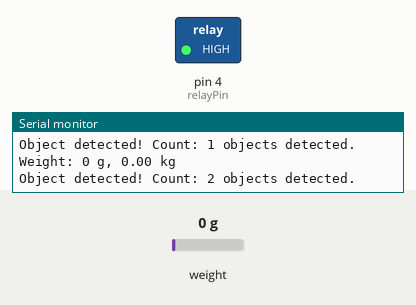
Recording of a sketch running on a simulated Arduino Uno, built with avr-gcc and run on an emulated ATmega328P. Shown: switched loads named in the sketch (green lamp = pin HIGH), the last lines printed to the serial monitor. The test bench sets the inputs (shaded band); at power-on: weight on the scale 0 g.

Above: at 3.3 s.
3.4 s: weight on the scale set to 912 g
5.5 s: weight on the scale set to 1032 g
At 5.8 s:
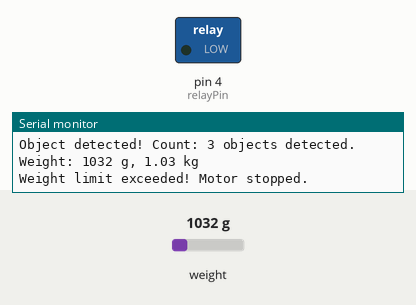
8.5 s: weight on the scale set to 100 g
At 9.3 s:
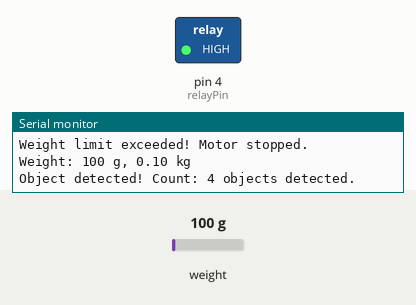
10.6 s: weight on the scale set to 1250 g
At 12.9 s:
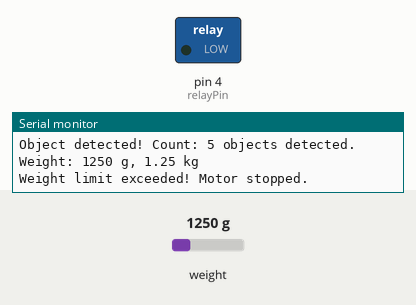
Timing chart, 0 to 14.0 s (numbered marks = the images above; inputs shaded):
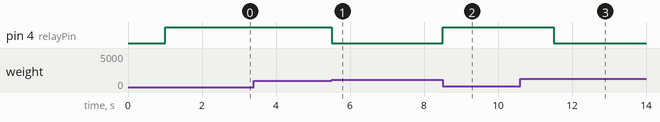

The sketch:

FULL.ino
```cpp
#include "HX711.h"

// HX711 circuit wiring
const int LOADCELL_DOUT_PIN = 2;  // พินสำหรับ HX711 DOUT
const int LOADCELL_SCK_PIN = 3;   // พินสำหรับ HX711 SCK
const int relayPin = 4;           // พินควบคุมรีเลย์

HX711 scale;

// Calibration factor for the scale
float calibrationFactor = 2280.0; // ปรับให้เหมาะสมตามน้ำหนักที่ทราบ

// E18-D80NK sensor pin
const int sensorPin = 2;          // เปลี่ยนพินสำหรับเซ็นเซอร์ E18-D80NK
int statusVal = 0;
int count = 0;                    // ตัวแปรนับจำนวนวัตถุที่พบ
const float thresholdWeight = 1000.0; // น้ำหนักที่กำหนด (กรัม)

void setup() {
  Serial.begin(57600);
  scale.begin(LOADCELL_DOUT_PIN, LOADCELL_SCK_PIN);
  pinMode(sensorPin, INPUT);      // ตั้งค่าเซ็นเซอร์เป็น Input
  pinMode(relayPin, OUTPUT);      // ตั้งค่ารีเลย์เป็น Output
  digitalWrite(relayPin, LOW);    // ปิดมอเตอร์เริ่มต้น
}

void loop() {
  // การอ่านน้ำหนัก
  if (scale.is_ready()) {
    scale.set_scale(calibrationFactor); // ตั้งค่าปรับเทียบ
    long reading = scale.get_units(10); // อ่านค่าเฉลี่ย 10 ครั้ง
    Serial.print("Weight: ");
    Serial.print(reading);
    Serial.print(" g, ");

    // แปลงน้ำหนักเป็นกิโลกรัม
    float weightInKg = reading / 1000.0;
    Serial.print(weightInKg);
    Serial.println(" kg");

    // การตรวจสอบน้ำหนักและการควบคุมมอเตอร์
    if (weightInKg < (thresholdWeight / 1000.0)) {
      // อ่านค่าจากเซ็นเซอร์
      statusVal = digitalRead(sensorPin); // อ่านค่าจากเซ็นเซอร์

      if (statusVal == LOW) { // ถ้ามีวัตถุ (OFF)
        count++; // เพิ่มจำนวน
        Serial.print("Object detected! Count: ");
        Serial.print(count);
        Serial.println(" objects detected.");
        digitalWrite(relayPin, HIGH); // เปิดมอเตอร์
      } else { // ถ้าไม่มีวัตถุ (ON)
        Serial.println("No Object Detected.");
        digitalWrite(relayPin, LOW); // ปิดมอเตอร์
      }
    } else {
      // ถ้าน้ำหนักมากกว่าที่กำหนด ให้ปิดมอเตอร์
      Serial.println("Weight limit exceeded! Motor stopped.");
      digitalWrite(relayPin, LOW); // ปิดมอเตอร์
    }
  }
  else {
    Serial.println("HX711 not found.");
  }

  delay(500); // Delay for stability
}
```

Measured:
- the behaviour switches between 999 and 1000 g on weight on the scale (found by bisection; images 0 and 1)
- after the input at 5.5 s, pin 4 (relayPin): HIGH → LOW at once
- after the input at 8.5 s, pin 4 (relayPin): LOW → HIGH at once
- after the input at 10.6 s, pin 4 (relayPin): HIGH → LOW after 0.91 s
